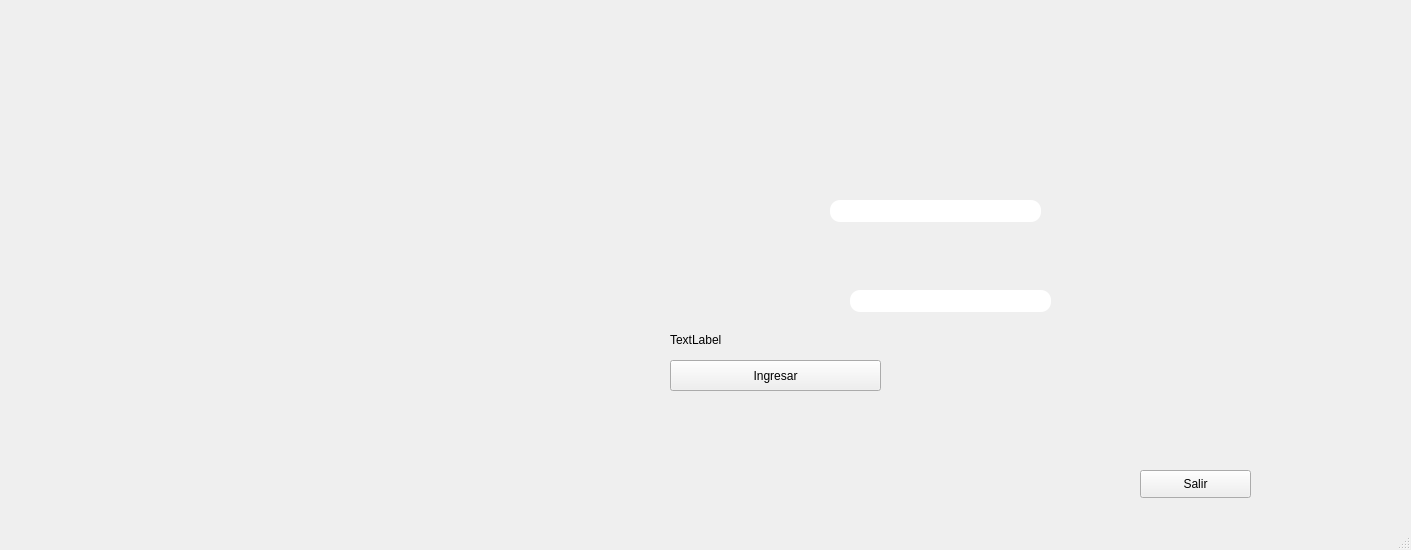
<?xml version="1.0" encoding="UTF-8"?>
<ui version="4.0">
 <class>MainWindow</class>
 <widget class="QMainWindow" name="MainWindow">
  <property name="geometry">
   <rect>
    <x>0</x>
    <y>0</y>
    <width>1411</width>
    <height>550</height>
   </rect>
  </property>
  <property name="windowTitle">
   <string>MainWindow</string>
  </property>
  <widget class="QWidget" name="centralwidget">
   <widget class="QLabel" name="label">
    <property name="geometry">
     <rect>
      <x>10</x>
      <y>0</y>
      <width>1241</width>
      <height>511</height>
     </rect>
    </property>
    <property name="text">
     <string>&lt;html&gt;&lt;head/&gt;&lt;body&gt;&lt;p&gt;&lt;img src=&quot;:/cct/start_screen.png&quot;/&gt;&lt;/p&gt;&lt;/body&gt;&lt;/html&gt;</string>
    </property>
   </widget>
   <widget class="QLineEdit" name="lineEdit">
    <property name="geometry">
     <rect>
      <x>830</x>
      <y>200</y>
      <width>211</width>
      <height>22</height>
     </rect>
    </property>
    <property name="styleSheet">
     <string notr="true">border-radius:10px;</string>
    </property>
   </widget>
   <widget class="QLineEdit" name="lineEdit_2">
    <property name="geometry">
     <rect>
      <x>850</x>
      <y>290</y>
      <width>201</width>
      <height>22</height>
     </rect>
    </property>
    <property name="styleSheet">
     <string notr="true">border-radius:10px;</string>
    </property>
   </widget>
   <widget class="QPushButton" name="pushButton">
    <property name="geometry">
     <rect>
      <x>670</x>
      <y>360</y>
      <width>211</width>
      <height>31</height>
     </rect>
    </property>
    <property name="styleSheet">
     <string notr="true">font: 11pt &quot;MS Shell Dlg 2&quot;;</string>
    </property>
    <property name="text">
     <string>Ingresar</string>
    </property>
   </widget>
   <widget class="QPushButton" name="pushButton_2">
    <property name="geometry">
     <rect>
      <x>1140</x>
      <y>470</y>
      <width>111</width>
      <height>28</height>
     </rect>
    </property>
    <property name="styleSheet">
     <string notr="true">border-radus:20px;
font: 9pt &quot;MS Shell Dlg 2&quot;;</string>
    </property>
    <property name="text">
     <string>Salir</string>
    </property>
   </widget>
   <widget class="QLabel" name="label_2">
    <property name="geometry">
     <rect>
      <x>670</x>
      <y>330</y>
      <width>371</width>
      <height>20</height>
     </rect>
    </property>
    <property name="styleSheet">
     <string notr="true">font: 11pt &quot;MS Shell Dlg 2&quot;;</string>
    </property>
    <property name="text">
     <string>TextLabel</string>
    </property>
   </widget>
  </widget>
  <widget class="QMenuBar" name="menubar">
   <property name="geometry">
    <rect>
     <x>0</x>
     <y>0</y>
     <width>1411</width>
     <height>26</height>
    </rect>
   </property>
  </widget>
  <widget class="QStatusBar" name="statusbar"/>
 </widget>
 <resources>
  <include location="../imagenes para TPA/imagenes para qt designer.qrc"/>
 </resources>
 <connections/>
</ui>
